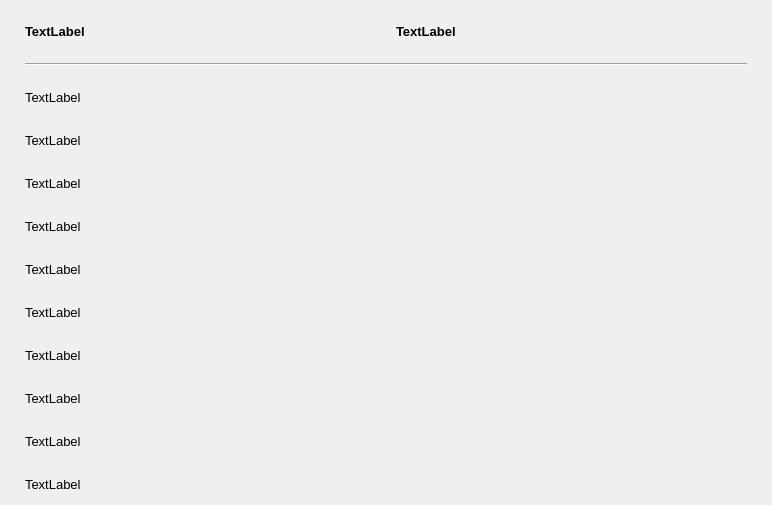
<?xml version="1.0" encoding="UTF-8"?>
<ui version="4.0">
 <class>WizardPage</class>
 <widget class="QWizardPage" name="WizardPage">
  <property name="geometry">
   <rect>
    <x>0</x>
    <y>0</y>
    <width>772</width>
    <height>505</height>
   </rect>
  </property>
  <property name="windowTitle">
   <string>WizardPage</string>
  </property>
  <property name="title">
   <string>Zusammenfassung</string>
  </property>
  <property name="subTitle">
   <string>Alles Richtig ?</string>
  </property>
  <layout class="QVBoxLayout" name="verticalLayout_3">
   <property name="spacing">
    <number>0</number>
   </property>
   <property name="margin">
    <number>0</number>
   </property>
   <item>
    <widget class="QFrame" name="frame">
     <property name="frameShape">
      <enum>QFrame::NoFrame</enum>
     </property>
     <property name="frameShadow">
      <enum>QFrame::Raised</enum>
     </property>
     <layout class="QVBoxLayout" name="verticalLayout">
      <property name="spacing">
       <number>20</number>
      </property>
      <property name="leftMargin">
       <number>25</number>
      </property>
      <property name="topMargin">
       <number>20</number>
      </property>
      <property name="rightMargin">
       <number>25</number>
      </property>
      <item>
       <layout class="QHBoxLayout" name="horizontalLayout">
        <item>
         <widget class="QLabel" name="label_kundennr">
          <property name="maximumSize">
           <size>
            <width>16777215</width>
            <height>20</height>
           </size>
          </property>
          <property name="font">
           <font>
            <pointsize>10</pointsize>
            <weight>75</weight>
            <bold>true</bold>
           </font>
          </property>
          <property name="frameShape">
           <enum>QFrame::NoFrame</enum>
          </property>
          <property name="text">
           <string>TextLabel</string>
          </property>
          <property name="alignment">
           <set>Qt::AlignLeading|Qt::AlignLeft|Qt::AlignVCenter</set>
          </property>
          <property name="buddy">
           <cstring></cstring>
          </property>
         </widget>
        </item>
        <item>
         <widget class="QLabel" name="label_matchcode">
          <property name="font">
           <font>
            <pointsize>10</pointsize>
            <weight>75</weight>
            <bold>true</bold>
           </font>
          </property>
          <property name="text">
           <string>TextLabel</string>
          </property>
          <property name="alignment">
           <set>Qt::AlignLeading|Qt::AlignLeft|Qt::AlignVCenter</set>
          </property>
         </widget>
        </item>
       </layout>
      </item>
      <item>
       <widget class="Line" name="line">
        <property name="orientation">
         <enum>Qt::Horizontal</enum>
        </property>
       </widget>
      </item>
      <item>
       <widget class="QLabel" name="label_anrede">
        <property name="font">
         <font>
          <pointsize>10</pointsize>
         </font>
        </property>
        <property name="text">
         <string>TextLabel</string>
        </property>
        <property name="alignment">
         <set>Qt::AlignLeading|Qt::AlignLeft|Qt::AlignVCenter</set>
        </property>
       </widget>
      </item>
      <item>
       <widget class="QLabel" name="label_firma">
        <property name="font">
         <font>
          <pointsize>10</pointsize>
         </font>
        </property>
        <property name="text">
         <string>TextLabel</string>
        </property>
        <property name="alignment">
         <set>Qt::AlignLeading|Qt::AlignLeft|Qt::AlignVCenter</set>
        </property>
       </widget>
      </item>
      <item>
       <widget class="QLabel" name="label_nachname">
        <property name="font">
         <font>
          <pointsize>10</pointsize>
         </font>
        </property>
        <property name="text">
         <string>TextLabel</string>
        </property>
        <property name="alignment">
         <set>Qt::AlignLeading|Qt::AlignLeft|Qt::AlignVCenter</set>
        </property>
       </widget>
      </item>
      <item>
       <widget class="QLabel" name="label_vorname">
        <property name="font">
         <font>
          <pointsize>10</pointsize>
         </font>
        </property>
        <property name="text">
         <string>TextLabel</string>
        </property>
        <property name="alignment">
         <set>Qt::AlignLeading|Qt::AlignLeft|Qt::AlignVCenter</set>
        </property>
       </widget>
      </item>
      <item>
       <widget class="QLabel" name="label_str">
        <property name="font">
         <font>
          <pointsize>10</pointsize>
         </font>
        </property>
        <property name="text">
         <string>TextLabel</string>
        </property>
        <property name="alignment">
         <set>Qt::AlignLeading|Qt::AlignLeft|Qt::AlignVCenter</set>
        </property>
       </widget>
      </item>
      <item>
       <widget class="QLabel" name="label_ort">
        <property name="font">
         <font>
          <pointsize>10</pointsize>
         </font>
        </property>
        <property name="text">
         <string>TextLabel</string>
        </property>
        <property name="alignment">
         <set>Qt::AlignLeading|Qt::AlignLeft|Qt::AlignVCenter</set>
        </property>
       </widget>
      </item>
      <item>
       <widget class="QLabel" name="label_telefon">
        <property name="font">
         <font>
          <pointsize>10</pointsize>
         </font>
        </property>
        <property name="text">
         <string>TextLabel</string>
        </property>
        <property name="alignment">
         <set>Qt::AlignLeading|Qt::AlignLeft|Qt::AlignVCenter</set>
        </property>
       </widget>
      </item>
      <item>
       <widget class="QLabel" name="label_mobil">
        <property name="font">
         <font>
          <pointsize>10</pointsize>
         </font>
        </property>
        <property name="text">
         <string>TextLabel</string>
        </property>
        <property name="alignment">
         <set>Qt::AlignLeading|Qt::AlignLeft|Qt::AlignVCenter</set>
        </property>
       </widget>
      </item>
      <item>
       <widget class="QLabel" name="label_fax">
        <property name="font">
         <font>
          <pointsize>10</pointsize>
         </font>
        </property>
        <property name="text">
         <string>TextLabel</string>
        </property>
        <property name="alignment">
         <set>Qt::AlignLeading|Qt::AlignLeft|Qt::AlignVCenter</set>
        </property>
       </widget>
      </item>
      <item>
       <widget class="QLabel" name="label_email">
        <property name="font">
         <font>
          <pointsize>10</pointsize>
         </font>
        </property>
        <property name="text">
         <string>TextLabel</string>
        </property>
        <property name="alignment">
         <set>Qt::AlignLeading|Qt::AlignLeft|Qt::AlignVCenter</set>
        </property>
       </widget>
      </item>
     </layout>
    </widget>
   </item>
  </layout>
 </widget>
 <resources/>
 <connections/>
</ui>
